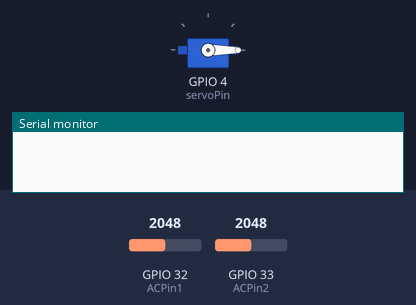
The sketch below on a simulated ESP32. Parts: servo, the last lines printed to the serial monitor. The inputs (shaded band) are chosen by the test bench; at power-on: GPIO 32 (ACPin1) = 2048, GPIO 33 (ACPin2) = 2048. Random numbers use the default seed unless the sketch sets one.

Above: at 0.1 s.
At 2.1 s:
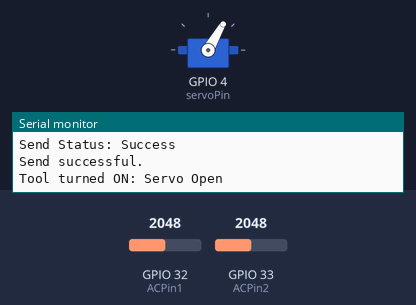
Timing chart, 0 to 3.6 s (numbered marks = the images above):
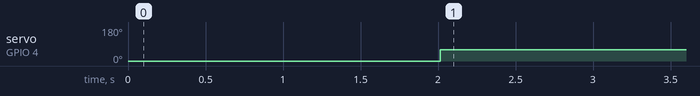

Measured:
- by itself, servo on GPIO 4 (servoPin): 0° → 60° at 2.0 s

The sketch:

2_current_sensor_systems.ino
```cpp
//This code is for the two current sensor systems part of the automated dust collection system
//These are referred to as systems 1, 5, and 8.
//When a tool is turned on, the servo turns on and the
//ON signal is sent to the reciever ESP32 at random intervals
//as long as the tool is on. When the tool is turned off,
//the ON signal is no longer sent to the reciever,
//the grace period begins, and at its end the servo closes.
//The current sensor value code was adapted from the code given by DFRobot
//for the SEN0211.
//By Vika Vorona
//Final version created 06/19/2025
//vorona.1@osu.edu

#include <esp_now.h>
#include <WiFi.h>
#include <ESP32Servo.h>

// ==== Servo Settings ====
Servo myServo;
const int servoPin = 4;   //pin for servo, must be PWM capable
const int closedAngle = 0;  //closed angle for servo
const int openAngle = 60;  //open angle for servo

// ==== Current Sensor Settings ====
const int ACPin1 = 32;  //first current sensor
const int ACPin2 = 33;  //second current sensor
#define ACTectionRange 20
#define VREF 3.30
#define CURRENT_THRESHOLD 0.05  //min current to detect tool usage

// ==== Grace Period (adjustable global) ====
const unsigned long GRACE_PERIOD_MS = 60000;

// ==== Startup delay ====
const unsigned long STARTUP_DELAY_MS = 2000; //2 seconds startup delay
unsigned long startupTime = 0;
bool startupComplete = false;

// ==== ESP-NOW Settings ====
uint8_t broadcastAddress[] = {0x6C, 0xC8, 0x40, 0x35, 0x0B, 0x60};  //mac address of reciever board

typedef struct struct_message {
  int id;  //device id
  int x;  // 1 = ON, 0 = OFF
  int y;
} struct_message;

struct_message myData;
esp_now_peer_info_t peerInfo;

// ==== Tool + Timer States ====
bool toolOn = false;   //tracks if tool is currently running
unsigned long lastOffTime = 0;   //time when tool is turned off
bool gracePeriodActive = false;

// ==== Retry Logic ====
const int MAX_RETRIES = 3;
int retryCount = 0;
bool lastSendSuccess = true; //track last send status

// ==== ON Jitter Logic ====
unsigned long lastOnSend = 0;
unsigned long nextSendInterval = 0;  //random jitter between ON signals

// ==== Setup ====
void setup() {
  Serial.begin(115200);
  WiFi.mode(WIFI_STA); //set wifi to station mode

  // Attach servo
  myServo.attach(servoPin, 500, 2500);  //attach servo and set pulse width range
  myServo.write(closedAngle);  //start with servo closed

  // Init ESP-NOW
  if (esp_now_init() != ESP_OK) {
    Serial.println("ESP-NOW init failed");
    return;
  }
  esp_now_register_send_cb(OnDataSent);

  memcpy(peerInfo.peer_addr, broadcastAddress, 6);
  peerInfo.channel = 0;
  peerInfo.encrypt = false;
  if (esp_now_add_peer(&peerInfo) != ESP_OK) {
    Serial.println("Failed to add peer");
    return;
  }

  myData.id = 8;  //id of system, will be 1, 5, or 8
  myData.y = 0;

  startupTime = millis();  //record startup time
}

// ==== Callback ====
void OnDataSent(const uint8_t *mac_addr, esp_now_send_status_t status) {
  lastSendSuccess = (status == ESP_NOW_SEND_SUCCESS);
  Serial.print("Send Status: ");
  Serial.println(lastSendSuccess ? "Success" : "Fail");
}

// ==== Current Reading ====
float readACCurrentValue(int pin) {
  float peak = 0;
  for (int i = 0; i < 5; i++) {
    peak += analogRead(pin);
    delay(1);
  }
  peak = peak / 5;
  float vrms = peak * 0.707;
  vrms = (vrms / 4095.0 * VREF) / 2;
  return vrms * ACTectionRange;
}

// ==== Function to send data with retry ====
void sendDataWithRetry() {
  retryCount = 0;
  do {
    esp_err_t result = esp_now_send(broadcastAddress, (uint8_t*)&myData, sizeof(myData));
    if (result == ESP_OK) {
      delay(50);
      if (lastSendSuccess) {
        Serial.println("Send successful.");
        break;
      }
    } else {
      Serial.println("Send request failed to start.");
    }
    retryCount++;
    Serial.printf("Retry #%d...\n", retryCount);
    delay(200);
  } while (retryCount < MAX_RETRIES);

  if (retryCount == MAX_RETRIES && !lastSendSuccess) {
    Serial.println("Failed to send data after retries.");
  }
}

// ==== Main Loop ====
void loop() {
  unsigned long now = millis();

  //wait for startup delay before allowing servo to open
  if (!startupComplete) {
    if (now - startupTime >= STARTUP_DELAY_MS) {
      startupComplete = true;
      Serial.println("Startup delay complete, monitoring current.");
    } else {
      delay(100);
      return; //skip rest of loop until delay passed
    }
  }

  float current1 = readACCurrentValue(ACPin1);
  float current2 = readACCurrentValue(ACPin2);
  Serial.print("Current1: ");
  Serial.print(current1, 3);
  Serial.print(" A, Current2: ");
  Serial.println(current2, 3);

  bool currentDetected = (current1 > CURRENT_THRESHOLD || current2 > CURRENT_THRESHOLD);

  //either current sensor is ON
  if (currentDetected) {
    if (!toolOn) {
      toolOn = true;
      gracePeriodActive = false;
      myServo.write(openAngle);
      myData.x = 1;
      sendDataWithRetry();  //use retry send
      lastOnSend = now;
      nextSendInterval = random(2000, 5000);  //jitter 2–5 sec
      Serial.println("Tool turned ON: Servo Open");
    } else {
      gracePeriodActive = false;
      //resending the on
      if (now - lastOnSend >= nextSendInterval) {
        myData.x = 1;
        sendDataWithRetry();
        lastOnSend = now;
        nextSendInterval = random(2000, 5000);
        Serial.println("Re-sent ON (jittered)");
      }
    }
  } else {
    if (toolOn && !gracePeriodActive) {
      gracePeriodActive = true;
      lastOffTime = now;
      Serial.println("Tool OFF, starting grace period...");
    }

    if (gracePeriodActive && now - lastOffTime >= GRACE_PERIOD_MS) {
      toolOn = false;
      gracePeriodActive = false;
      myServo.write(closedAngle);
      Serial.println("Grace period expired: Servo Closed");

    }
  }

  delay(200);
}
```
